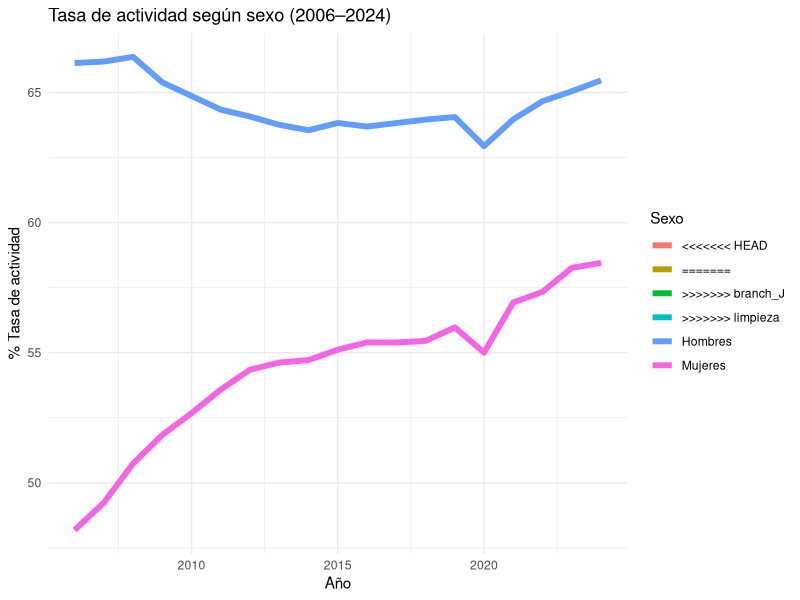
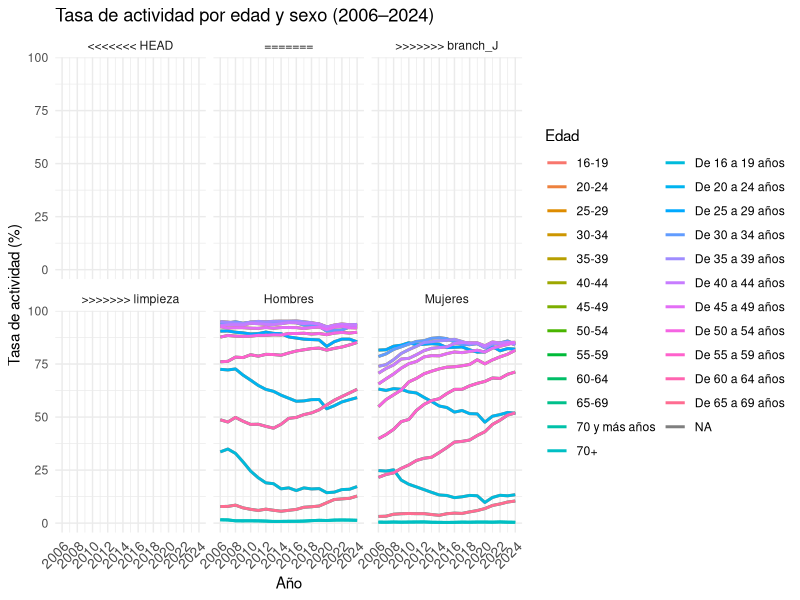
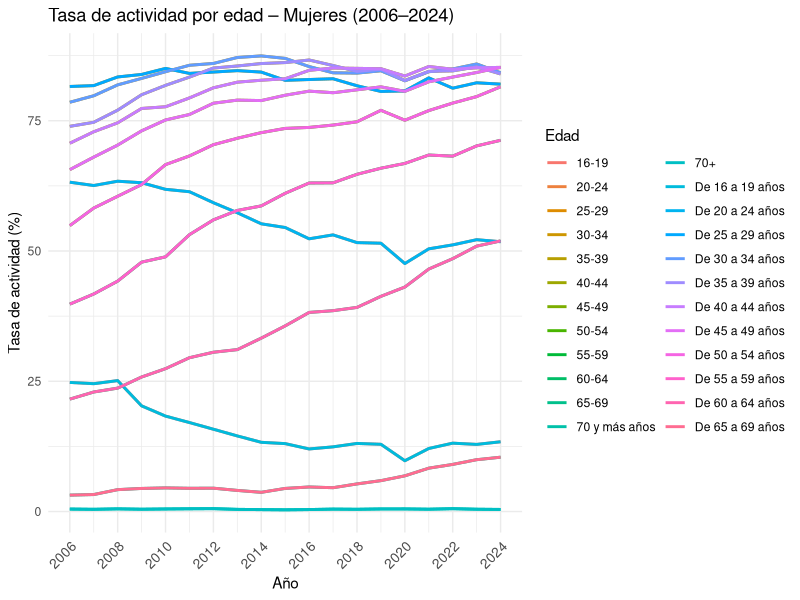
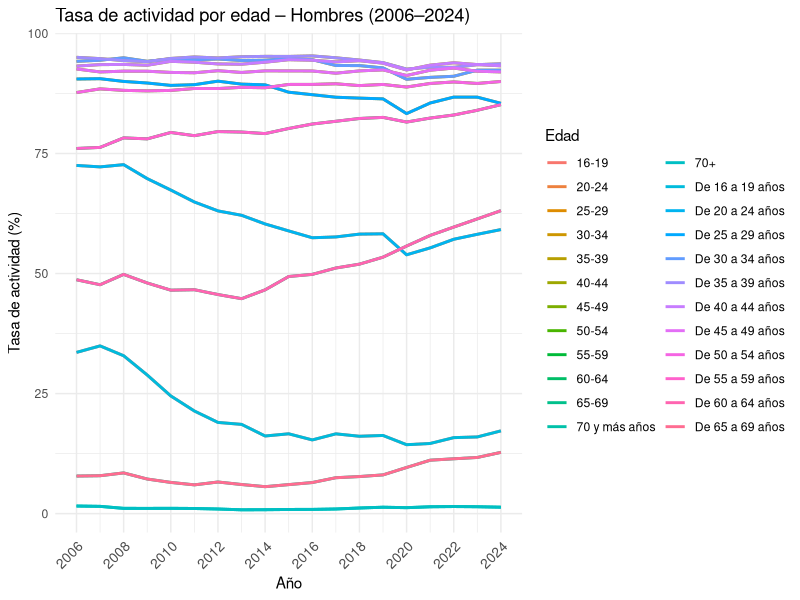
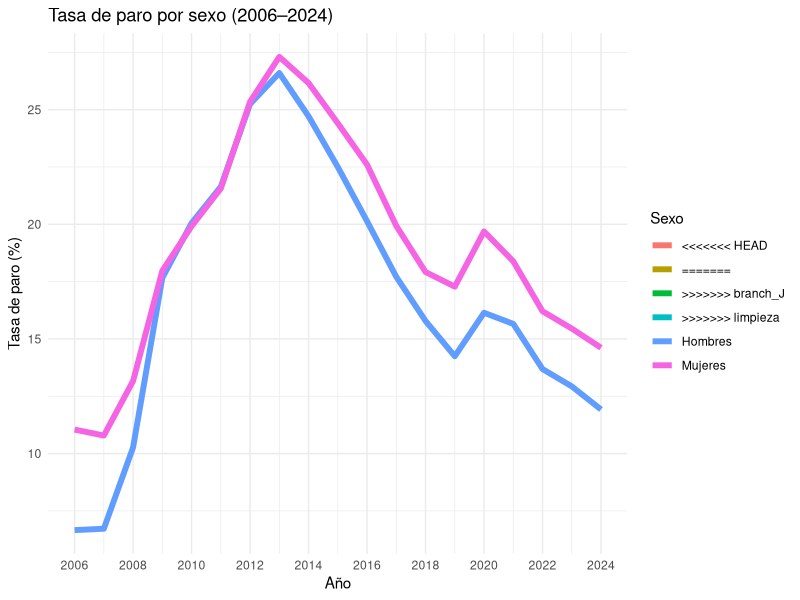
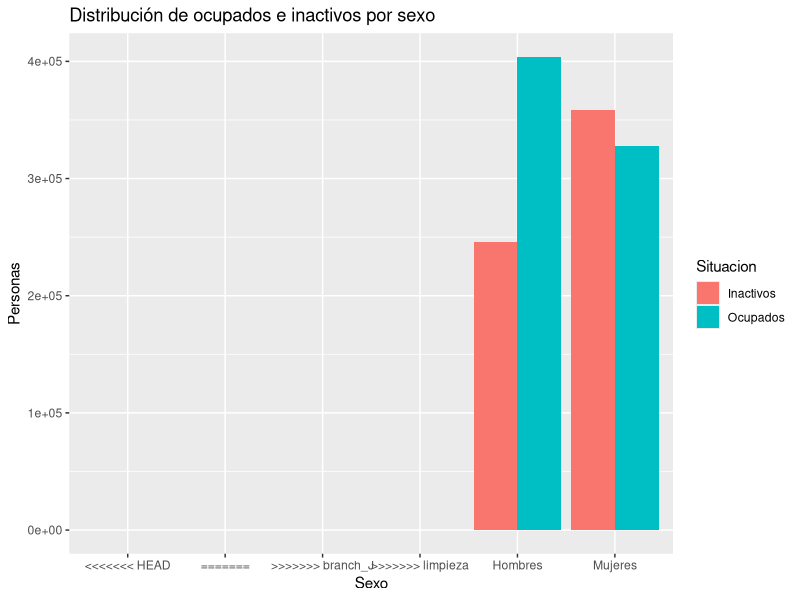
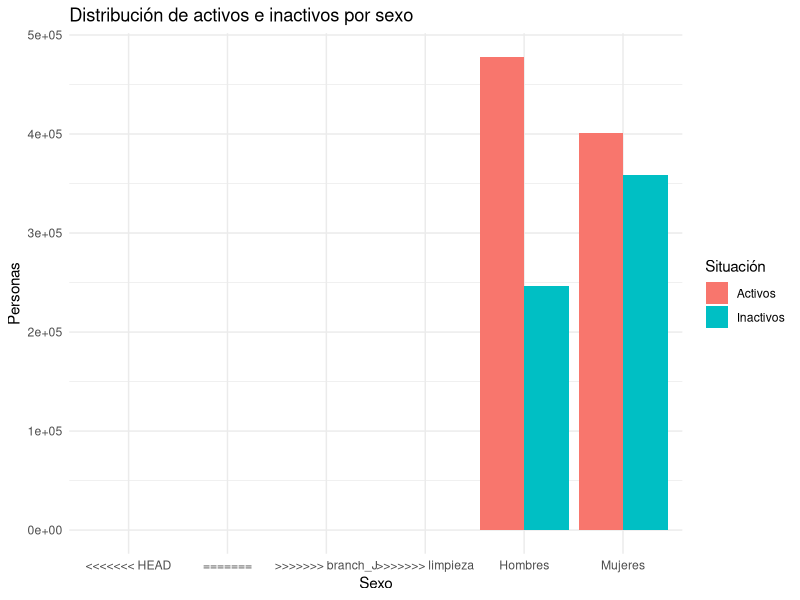
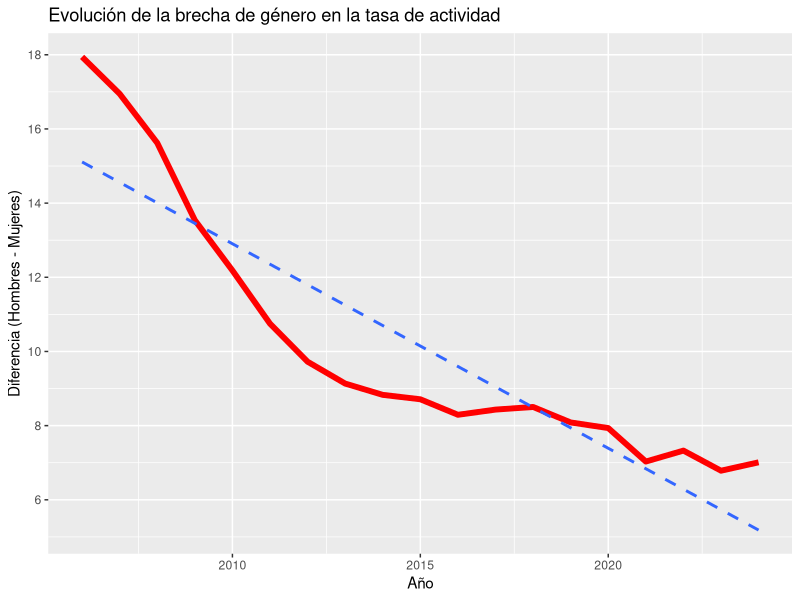

Generate these figures, in order, with R: (Note: this script raises an error after producing the figures.)
## ---- chunk 1
knitr::opts_chunk$set(echo = TRUE)
## ---- chunk 2
rm(list=ls())
## ---- chunk 3
library(readr)
df_clean <- read_csv("data/df_clean.csv")

## ---- chunk 4
# Calculamos la media de la tasa de actividad para cada grupo
# Usamos na.rm = TRUE para ignorar valores faltantes
library(tidyverse)

df_p_sexo <- df_clean %>% group_by(Periodo, Sexo) %>% summarise(tasa_actividad = mean(Tasa_actividad, na.rm = TRUE) #Hay que ignorar los valores NA
                                                                , .groups = "drop") #hay que eliminar esas agrupaciones 

#Que pretendemos? Calcular la media de la tasa de actividad de todos los grupos del df



## ---- chunk 5
# Gráfica 
library(ggplot2)
ggplot(df_p_sexo, aes(x = Periodo, y = tasa_actividad, color = Sexo)) + geom_line(linewidth = 2) +  labs(title = "Tasa de actividad según sexo (2006–2024)", x = "Año", y = "% Tasa de actividad",color = "Sexo") + theme_minimal()  

# Eje X:Periodo -  Eje Y: tasa de actividad promedio


## ---- chunk 6
cat("La gráfica enseña la evolución de la tasa de actividad en España entre los años 2006 y 2024, diferenciada por sexo. Por un lado, la proporción de hombres es mucho mayor a la de mujeres, cosa que va ligada a que los hombres siempre han tenido mayor participicaion en muchos mas sectores, como lo puede ser la construcción, y a que las mujeres se ligan mas al cuidado familiar.
    Pese a esto, la actividad masculina en 2008 se desacelera economicamnete, esto provocado por la crisis financiera que se vivió en la epoca. Es en 2017/18 que comienza su recuperación, pero nunca a los niveles previos a la crisis. En 2020, debido al Covid-19, se observa otra caida en la tendencía (porque el Covid-19 afectó a muchos sectores, como la industría por ejemplo). Aunque se observa también su recuperació, tampoco volvió a los nieveles previos de la crisis de 2008
    por el otro lado, la tasa de actividad femenina se muestra, en el periodo, ascendente ya que han ido incorporandose cada vez mas en el mercado laboral español.\n")
## ---- chunk 7
# Agrupamos por Periodo, sexo y Edad

##Que pretendemos? Calcular la media de la tasa de actividad para cada combinación
df_sexo_edad <- df_clean %>% group_by(Periodo, Sexo, Edad) %>% summarise(tasa_actividad = mean(Tasa_actividad, na.rm = TRUE),.groups = "drop")

## ---- chunk 8

ggplot(df_sexo_edad, aes(x = Periodo, y = tasa_actividad, color = Edad)) + geom_line(linewidth = 1) +  facet_wrap(~Sexo) + scale_x_continuous(breaks = seq(2006, 2024, by = 2)) + scale_y_continuous(labels = scales::comma) +  labs(title = "Tasa de actividad por edad y sexo (2006–2024)", x = "Año", y = "Tasa de actividad (%)", color = "Edad") + theme_minimal()  + theme(axis.text.x = element_text(angle = 45, hjust = 1, size = 10))

## ---- chunk 9
df_mujeres <- df_sexo_edad %>% filter(Sexo == "Mujeres")

ggplot(df_mujeres, aes(x = Periodo, y = tasa_actividad, color = Edad)) +
  geom_line(linewidth = 1) +
  scale_x_continuous(breaks = seq(2006, 2024, by = 2)) +
  scale_y_continuous(labels = scales::comma) +
  labs(
    title = "Tasa de actividad por edad – Mujeres (2006–2024)",
    x = "Año",
    y = "Tasa de actividad (%)",
    color = "Edad"
  ) +
  theme_minimal() +
  theme(axis.text.x = element_text(angle = 45, hjust = 1, size = 10))

## ---- chunk 10
df_hombres <- df_sexo_edad %>% filter(Sexo == "Hombres")

ggplot(df_hombres, aes(x = Periodo, y = tasa_actividad, color = Edad)) +
  geom_line(linewidth = 1) +
  scale_x_continuous(breaks = seq(2006, 2024, by = 2)) +
  scale_y_continuous(labels = scales::comma) +
  labs(
    title = "Tasa de actividad por edad – Hombres (2006–2024)",
    x = "Año",
    y = "Tasa de actividad (%)",
    color = "Edad"
  ) +
  theme_minimal() +
  theme(axis.text.x = element_text(angle = 45, hjust = 1, size = 10))
## ---- chunk 11
df_paro_sexo <- df_clean %>% group_by(Periodo, Sexo) %>% summarise(tasa_paro = mean(Tasa_paro, na.rm = TRUE), .groups = "drop")

ggplot(df_paro_sexo, aes(x = Periodo, y = tasa_paro, color = Sexo)) + geom_line(size=2) + scale_x_continuous(breaks = seq(2006, 2024, by = 2))+ labs(title = "Tasa de paro por sexo (2006–2024)", x = "Año", y = "Tasa de paro (%)") + theme_minimal()

## ---- chunk 12
df_ocup_inact <- df_clean %>%
  group_by(Sexo) %>%
  summarise(
    Ocupados = sum(Ocupados, na.rm = TRUE),
    Inactivos = sum(Inactivos, na.rm = TRUE)
  ) %>%
  pivot_longer(cols = c(Ocupados, Inactivos), names_to = "Situacion", values_to = "Personas")


## ---- chunk 13
ggplot(df_ocup_inact, aes(x = Sexo, y = Personas, fill = Situacion)) +
  geom_bar(stat = "identity", position = "dodge") +
  labs(title = "Distribución de ocupados e inactivos por sexo", x = "Sexo", y = "Personas")
## ---- chunk 14
df_act_inact <- df_clean %>%
  group_by(Sexo) %>%
  summarise(
    Activos = sum(Activos, na.rm = TRUE),
    Inactivos = sum(Inactivos, na.rm = TRUE)
  ) %>%
  pivot_longer(cols = c(Activos, Inactivos), names_to = "Situacion", values_to = "Personas")

ggplot(df_act_inact, aes(x = Sexo, y = Personas, fill = Situacion)) +
  geom_bar(stat = "identity", position = "dodge") +
  labs(
    title = "Distribución de activos e inactivos por sexo",
    x = "Sexo",
    y = "Personas",
    fill = "Situación"
  ) +
  theme_minimal()

## ---- chunk 15
df_brecha_genero <- df_clean %>% group_by(Periodo, Sexo) %>% summarise(tasa = mean(Tasa_actividad, na.rm = TRUE), .groups = "drop") %>% pivot_wider(names_from = Sexo, values_from = tasa) %>% mutate(Brecha = Hombres - Mujeres)

df_brecha_genero

## ---- chunk 16
ggplot(df_brecha_genero, aes(x = Periodo, y = Brecha)) +
  geom_line(color = "red", linewidth = 2) +
  geom_smooth(method = "lm", se = FALSE, linetype = "dashed") + scale_y_continuous(breaks = seq(0, 20, by = 2))+
  labs(title = "Evolución de la brecha de género en la tasa de actividad",
       x = "Año", y = "Diferencia (Hombres - Mujeres)")

## ---- chunk 17
ggplot(df_brecha_genero, aes(x = Periodo, y = Brecha)) +
  geom_point(color = "red") +
  geom_smooth(method = "loess", se = FALSE, color = "blue", linewidth = 1.2) + scale_y_continuous(breaks = seq(0, 20, by = 2))+ scale_x_continuous(breaks = seq(2006, 2024, by = 2)) +
  labs(
    title = "Interpolación de la brecha de género NO LINEAL",
    x = "Año",
    y = "Brecha (Hombres - Mujeres)"
  ) +
  theme_minimal()

## ---- chunk 18
brecha_relativa <- df_clean %>%
  group_by(Periodo, Sexo) %>%
  summarise(Tasa = mean(Tasa_actividad, na.rm = TRUE), .groups = "drop") %>%
  pivot_wider(names_from = Sexo, values_from = Tasa) %>%
  mutate(Razon = Hombres / Mujeres)

brecha_relativa
#j
#l

## ---- chunk 19
ggplot(brecha_relativa, aes(x = Periodo, y = Razon)) +
  geom_line(color = "blue", linewidth = 1.2) +
  geom_point(color = "red", size = 2) +
  geom_hline(yintercept = 1, linetype = "dashed", color = "gray") +  # línea de igualdad
  scale_y_continuous(breaks = seq(1, 1.5, by = 0.05)) +  # marcas cada 0.05
  scale_x_continuous(breaks = seq(2006, 2024, by = 2)) +  # años cada 2
  labs(
    title = "Evolución de la razón Hombres/Mujeres",
    x = "Año",
    y = "Razón (Hombres / Mujeres)"
  ) +
  theme_minimal() +
  theme(
    axis.text.x = element_text(angle = 45, hjust = 1),
    plot.title = element_text(face = "bold")
  )
## ---- chunk 20
# Filtrar para excluir el grupo de edad "70 y más años"
brecha_edad_filtrada <- brecha_edad %>%
  filter(Edad != "70 y más años")

# Graficar la razón Hombres/Mujeres por edad (sin el grupo de 70+)
ggplot(brecha_edad_filtrada, aes(x = Periodo, y = Razon, color = Edad)) +
  geom_line(linewidth = 1) +
  geom_hline(yintercept = 1, linetype = "dashed", color = "gray") +
  scale_y_continuous(breaks = seq(0.5, 2, by = 0.1)) +
  scale_x_continuous(breaks = seq(2006, 2024, by = 2)) +
  labs(
    title = "Razón Hombres/Mujeres en la tasa de actividad por edad (sin 70+)",
    x = "Año",
    y = "Razón (Hombres / Mujeres)",
    color = "Edad"
  ) +
  theme_minimal() +
  theme(axis.text.x = element_text(angle = 45, hjust = 1))


## ---- chunk 21

df_feminizacion <- df_clean %>%
  group_by(Periodo, Edad, Sexo) %>%
  summarise(Ocupados = sum(Ocupados), .groups = "drop") %>%
  pivot_wider(names_from = Sexo, values_from = Ocupados) %>%
  mutate(Indice_feminizacion = Mujeres / (Hombres + Mujeres) * 100)

df_feminizacion

library(dplyr)
library(tidyr)
library(ggplot2)

ggplot(df_feminizacion, aes(x = Periodo, y = Indice_feminizacion, color = Edad)) +
  geom_line(size = 1.2) +
  labs(
    title = "Índice de feminización en ocupación por edad (2006–2024)",
    x = "Año",
    y = "Porcentaje de mujeres (%)",
    color = "Grupo de edad"
  ) +
  theme_minimal() +
  theme(axis.text.x = element_text(angle = 45, hjust = 1))

## ---- chunk 22
df_largo <- df_clean %>%
  pivot_longer(cols = c(Ocupados, Parados, Inactivos), names_to = "Situacion", values_to = "Personas")

tabla <- table(df_largo$Sexo, df_largo$Situacion)
chisq.test(tabla)


